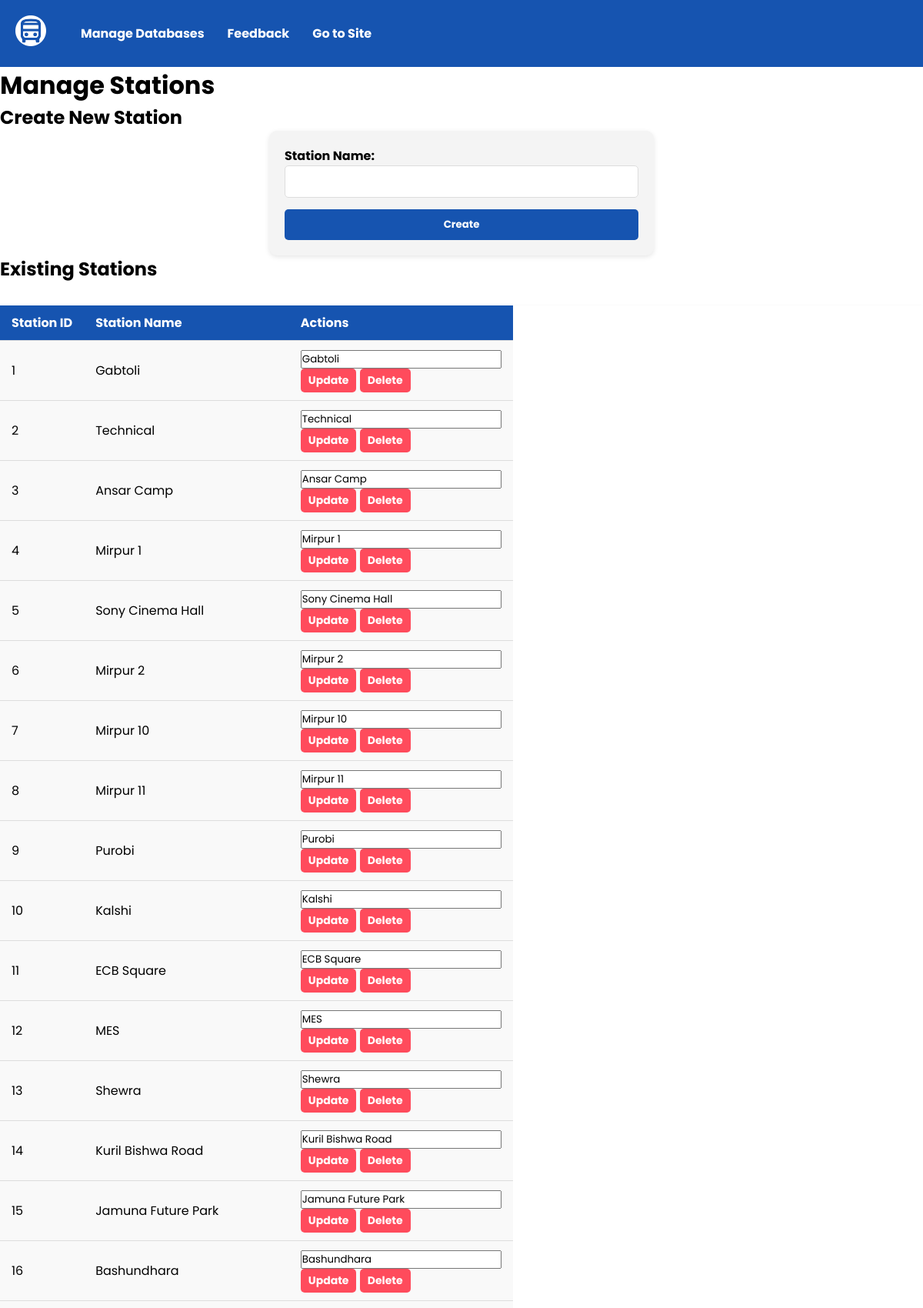
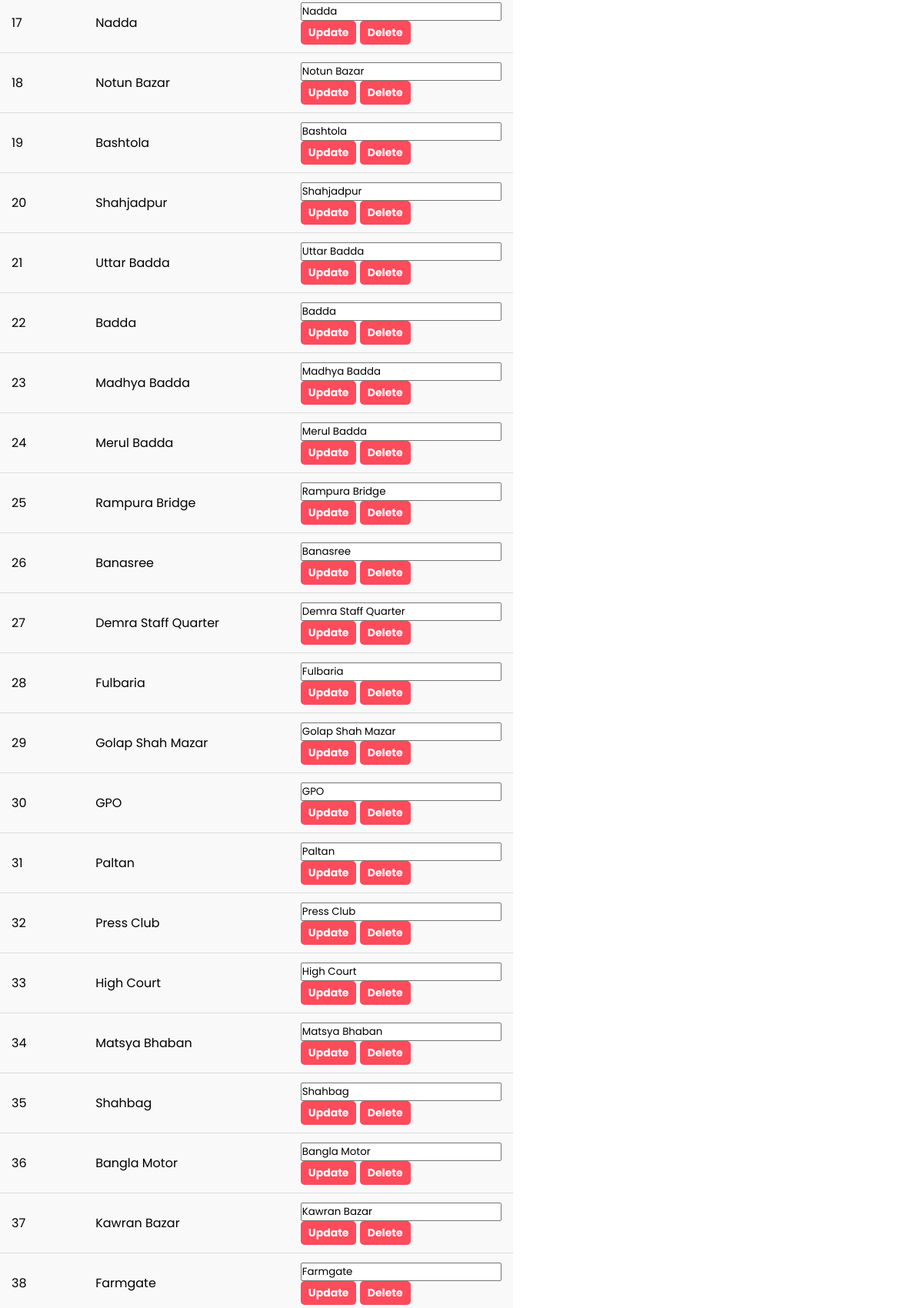
The page /admin_stations.php (upper part) on the database its author committed (2 pictures, top to bottom).
### tables this page shows
CREATE TABLE `stations` (
  `station_id` int(11) NOT NULL,
  `station_name` varchar(100) NOT NULL
);

### admin_stations.php (the view, shortened to what this page needs)
<?php
$servername = "localhost";
$username = "root";
$password = "";
$database = "routewise_schema";
$conn = new mysqli($servername, $username, $password, $database);
$sql = "SELECT * FROM Stations";
$result = $conn->query($sql);
?>
<!DOCTYPE html>
<html lang="en">
<head>
    <link rel="stylesheet" href="adminstyles.css">
</head>
<body>
<header>
        <nav>
            <div class="logo">
                <a href="index.php"><img src="imgs/logo-white.png" alt="Routewise Logo"></a>
            </div>
            <ul id="nav-menu">
                <li class="dropdown">
                    <a>Manage Databases</a>
                </li>
                <li class="dropdown"><a href="admin_contacts.php">Feedback</a></li>
                <li class="dropdown"><a href="index.php">Go to Site</a></li>
            </ul>
        </nav>
    </header>
    <main>
        <h1>Manage Stations</h1>
        <h2>Create New Station</h2>
        <div class="form-container">
            <form method="POST" action="admin_stations.php">
                <div class="form-row">
                    <label for="station_name">Station Name:</label>
                    <input type="text" name="station_name" required>
                </div>
                <button type="submit" name="create">Create</button>
            </form>
        </div>
        <h2>Existing Stations</h2>
        <div class="table-container">
            <table>
                <tr>
                    <th>Station ID</th>
                    <th>Station Name</th>
                    <th class="actions-header">Actions</th>
                </tr>
                <?php while ($row = $result->fetch_assoc()): ?>
                <tr>
                    <td><?php echo $row['station_id']; ?></td>
                    <td><?php echo $row['station_name']; ?></td>
                    <td class="actions">
                        <form method="POST" action="admin_stations.php" style="display:inline;">
                            <input type="text" name="station_name" value="<?php echo $row['station_name']; ?>" required>
                            <button type="submit" name="update">Update</button>
                            <button type="submit" name="delete">Delete</button>
                        </form>
                    </td>
                </tr>
                <?php endwhile; ?>
            </table>
        </div>
    </main>
</body>
</html>

### adminstyles.css (style rules this page uses)
* { margin: 0; padding: 0; box-sizing: border-box; font-family: "Poppins"; }
header { padding: 20px; background-color: #1654b0; }
nav { display: flex; align-items: center; }
nav .logo { margin-right: 15px; }
nav ul { display: flex; list-style-type: none; margin-left: 0; }
nav ul li { position: relative; margin: 0 15px; font-weight: bold; color: white; cursor: pointer; }
nav ul li a { color: white; text-decoration: none; transition: all 0.3s ease; }
.logo img { height: 40px; }
table { margin-top: 30px; border-collapse: collapse; background-color: #fff; box-shadow: 0 2px 4px rgba(0, 0, 0, 0.1); overflow-x: auto; display: block; }
table th, table td { padding: 10px 15px; text-align: left; border-bottom: 1px solid #ddd; }
table th { background-color: #1654b0; color: white; font-weight: bold; }
table td { background-color: #f9f9f9; }
table td button { background-color: #ff4b5c; color: white; padding: 5px 10px; border: none; border-radius: 5px; cursor: pointer; font-weight: bold; transition: background-color 0.3s ease; font-size: 14px; }
table th:last-child, table td:last-child { width: 200px; }
.form-container { max-width: 500px; margin-bottom: 20px; margin: 0 auto; background-color: #f4f4f4; padding: 20px; border-radius: 10px; box-shadow: 0px 2px 6px rgba(0, 0, 0, 0.1); }
.form-container form { display: flex; flex-direction: column; gap: 15px; }
.form-container label { font-weight: bold; margin-bottom: 5px; }
.form-container input, .form-container select { width: 100%; padding: 10px; border-radius: 5px; border: 1px solid #ddd; }
.form-container button { background-color: #1654b0; color: white; padding: 10px 15px; border: none; border-radius: 5px; cursor: pointer; transition: background-color 0.3s ease; font-weight: bold; }

### rows shown on the page
stations: station_id "1", station_name "Gabtoli"
stations: station_id "2", station_name "Technical"
stations: station_id "3", station_name "Ansar Camp"
stations: station_id "4", station_name "Mirpur 1"
stations: station_id "5", station_name "Sony Cinema Hall"
stations: station_id "6", station_name "Mirpur 2"
stations: station_id "7", station_name "Mirpur 10"
stations: station_id "8", station_name "Mirpur 11"
stations: station_id "9", station_name "Purobi"
stations: station_id "10", station_name "Kalshi"
stations: station_id "11", station_name "ECB Square"
stations: station_id "12", station_name "MES"
stations: station_id "13", station_name "Shewra"
stations: station_id "14", station_name "Kuril Bishwa Road"
stations: station_id "15", station_name "Jamuna Future Park"
stations: station_id "16", station_name "Bashundhara"
stations: station_id "17", station_name "Nadda"
stations: station_id "18", station_name "Notun Bazar"
stations: station_id "19", station_name "Bashtola"
stations: station_id "20", station_name "Shahjadpur"
stations: station_id "21", station_name "Uttar Badda"
stations: station_id "22", station_name "Badda"
stations: station_id "23", station_name "Madhya Badda"
stations: station_id "24", station_name "Merul Badda"
stations: station_id "25", station_name "Rampura Bridge"
stations: station_id "26", station_name "Banasree"
stations: station_id "27", station_name "Demra Staff Quarter"
stations: station_id "28", station_name "Fulbaria"
stations: station_id "29", station_name "Golap Shah Mazar"
stations: station_id "30", station_name "GPO"
stations: station_id "31", station_name "Paltan"
stations: station_id "32", station_name "Press Club"
stations: station_id "33", station_name "High Court"
stations: station_id "34", station_name "Matsya Bhaban"
stations: station_id "35", station_name "Shahbag"
stations: station_id "36", station_name "Bangla Motor"
stations: station_id "37", station_name "Kawran Bazar"
stations: station_id "38", station_name "Farmgate"
